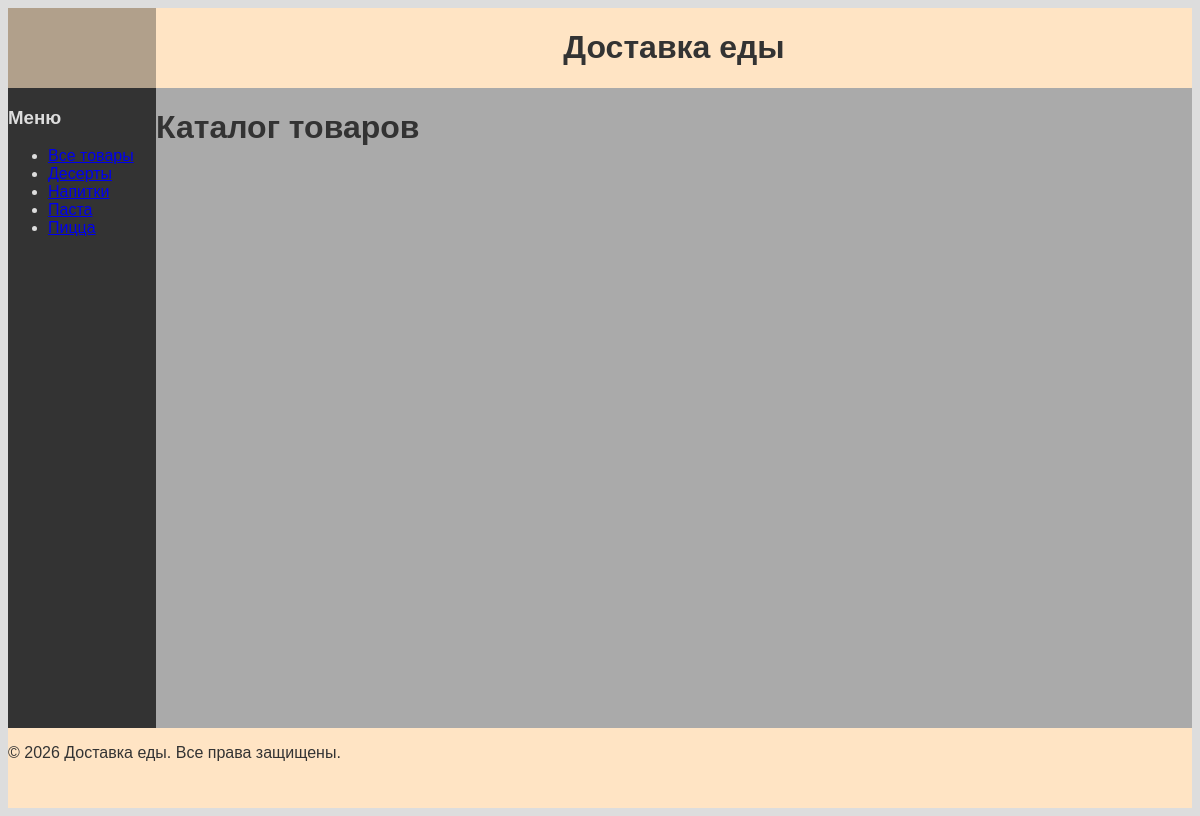
The app's page /deserts/ with its own data.
### catalog/models.py (models this page shows, shortened)
class Category(models.Model):
    name = models.CharField(max_length=64)
    slug = models.SlugField(max_length=64, unique=True, blank=True, null=True)
    class Meta:
        ordering = ['name']
    def get_absolute_url(self):
        return reverse("catalog:product_list_by_category", args=[self.slug])

### catalog/views.py (the view)
# urls.py: path('', product_list, name="product_list"),
def product_list(request, category_slug=None):
    category = None
    categories = Category.objects.all()
    if category_slug:
        category = get_object_or_404(Category, slug=category_slug)
        products = Product.objects.filter(in_stock=True, category=category).order_by('name')
    else:
        products = Product.objects.filter(in_stock=True).order_by('name')
    return render(request, 'catalog/list.html',
                  context={"products": products,
                           "categories": categories,
                           "category": category})

### catalog/templates/catalog/list.html (shortened to what this page needs)
{% extends 'base.html' %}
{% load static %}
{% block sidebar %}
<h3>Меню</h3>
<ul>
    <li>
        <a href="{% url 'catalog:product_list' %}">Все товары</a>
    </li>
    {% for c in categories %}
        <li>
            <a href="{{ c.get_absolute_url }}">{{ c.name }}</a>
        </li>
    {% endfor %}
</ul>
{% endblock %}
{% block content %}
    <h1>Каталог товаров</h1>
    <div class="product-list">
    </div>
{% endblock %}

### static/css/style.css (style rules this page uses)
body { background-color: #DDDDDD; color: #333333; font-family: Arial, sans-serif; }
.product-list { display: grid; grid-template-columns: repeat(3, 1fr); gap: 20px; padding: 20px; }

### records on screen
Category: name "Десерты"
Category: name "Напитки"
Category: name "Паста"
Category: name "Пицца"
